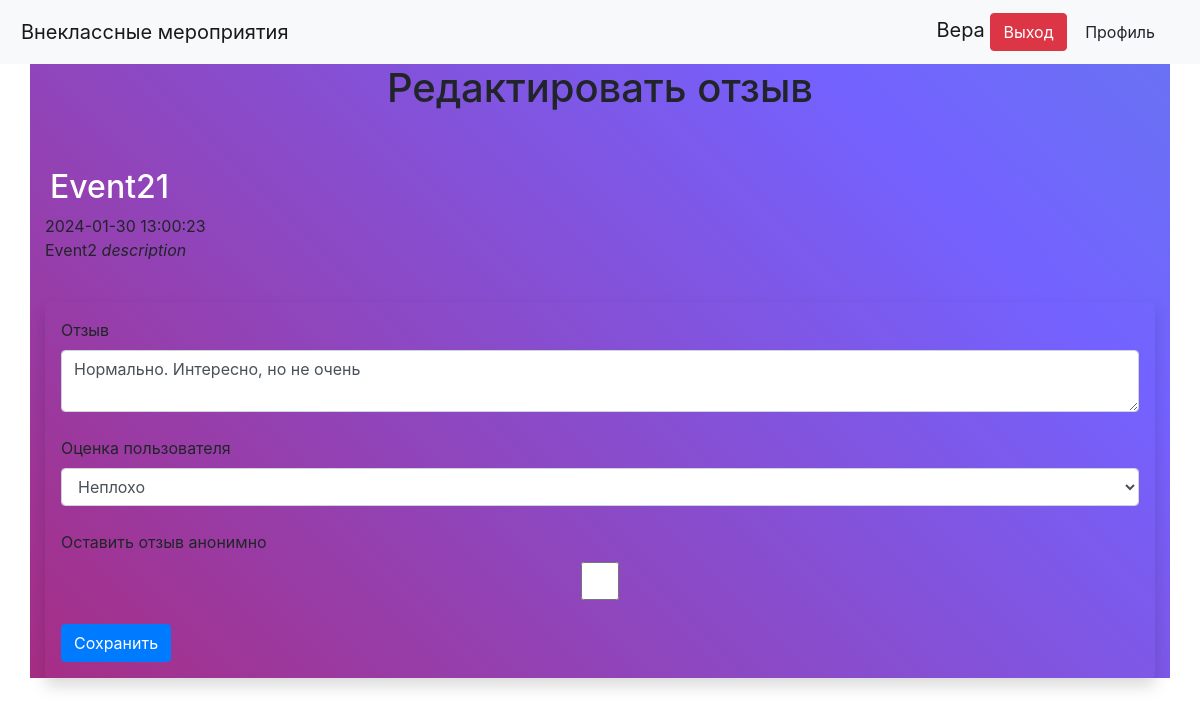
Page /feedbacks/edit/19 (signed in) on the committed database.
### data/users.py (models this page shows, shortened)
class User(SqlAlchemyBase, UserMixin):
    __tablename__ = 'users'
    id = db.Column(db.Integer, primary_key=True, autoincrement=True)
    name = db.Column(db.VARCHAR, nullable=True)
    email = db.Column(db.VARCHAR, index=True, unique=True, nullable=True)
    last_name = db.Column(db.VARCHAR, nullable=True)
    fathers_name = db.Column(db.VARCHAR, nullable=True)
    occupation = db.Column(db.VARCHAR, nullable=True)
    school_num = db.Column(db.VARCHAR, nullable=True)
    class_num = db.Column(db.VARCHAR, nullable=True)
    city = db.Column(db.VARCHAR, nullable=True)
    about = db.Column(db.VARCHAR, nullable=True)
    hashed_password = db.Column(db.VARCHAR, nullable=True)
    created_date = db.Column(db.DateTime, default=datetime.datetime.now)
    is_active = db.Column(db.CHAR, nullable=True)
    profile_picture = db.Column(db.VARCHAR, nullable=True)
    events = orm.relationship("Events", backref='event_poster')
    feedbacks = orm.relationship("Feedbacks", backref='feedback_poster')

### data/events.py (models this page shows)
class Events(SqlAlchemyBase):
    __tablename__ = 'events'
    id = db.Column(db.Integer, primary_key=True, autoincrement=True)
    title = db.Column(db.VARCHAR, nullable=False)
    description = db.Column(db.VARCHAR, nullable=False)
    event_picture = db.Column(db.VARCHAR, nullable=True)
    event_date_time = db.Column(db.DateTime, default=datetime.datetime.now)
    created_date = db.Column(db.DateTime, default=datetime.datetime.now)
    poster_id = db.Column(db.Integer, db.ForeignKey("users.id"))
    category_id = db.Column(db.Integer, db.ForeignKey("categories.id"))
    feedbacks = orm.relationship("Feedbacks", backref='event')

### data/feedbacks.py (models this page shows)
class Feedbacks(SqlAlchemyBase):
    __tablename__ = 'feedbacks'
    id = db.Column(db.Integer, primary_key=True, autoincrement=True)
    feedback = db.Column(db.VARCHAR, nullable=False)
    user_score = db.Column(db.VARCHAR, nullable=True)
    sentiment_score = db.Column(db.Integer, nullable=True)
    created_date = db.Column(db.DateTime, default=datetime.datetime.now)
    is_anonymous = db.Column(db.Boolean, default=False)
    poster_id = db.Column(db.Integer, db.ForeignKey("users.id"))
    event_id = db.Column(db.Integer, db.ForeignKey("events.id"))

### main.py (the view, shortened to what this page needs)
@app.route('/feedbacks/edit/<int:id>', methods=['GET', 'POST'])
def edit_feedback(id):
    form = FeedbackForm()
    db_sess = db_session.create_session()
    feedback = db_sess.query(Feedbacks).filter(Feedbacks.id == id).first()
    if id == feedback.poster_id or current_user.id == 1:
        form.feedback.data = feedback.feedback
        form.user_score.data = feedback.user_score
        form.is_anonymous.data = feedback.is_anonymous
    else:
        flash("Нельзя редактировать отзывы других пользователей")
    return render_template("edit_feedback.html", form=form, event=feedback.event)

### forms/feedback.py
class FeedbackForm(FlaskForm):
    feedback = TextAreaField("Отзыв", validators=[DataRequired()])
    user_score = SelectField("Оценка пользователя", choices=[(2, 'Нормально'), (3, 'Неплохо'), (4, 'Хорошо'), (5, 'Великолепно')])
    is_anonymous = BooleanField("Оставить отзыв анонимно")
    submit = SubmitField('Сохранить')

### data/db_session.py (called while the page is built)
def create_session() -> Session:
    global __factory
    return __factory()

### main.py (called while the page is built)
@login_manager.user_loader
def load_user(user_id):
    db_sess = db_session.create_session()
    return db_sess.query(User).get(user_id)

### templates/edit_feedback.html (shortened to what this page needs)
{% extends "base.html" %}
{% block content %}
{% if current_user.is_authenticated %}
	<h1>Редактировать отзыв</h1>
	<br/>
<h2><a href="{{ url_for('event', id=event.id)}}">{{ event.title }}</a></h2>
{{ event.event_date_time }}
{{ event.description|safe }}
	<div class="shadow p-3 mb-5 bg-body rounded">
		<form action="" method="POST">
			{{ form.feedback.label(class="form-label") }}
			{{ form.feedback(class="form-control") }}
			<br/>
			{{ form.user_score.label(class="form-label") }}
			{{ form.user_score(class="form-control") }}
			<br/>
			{{ form.is_anonymous.label(class="form-label") }}
			{{ form.is_anonymous(class="form-control") }}
			<br/>
			{{ form.submit(class="btn btn-primary") }}
		</form>
	</div>
{% else %}
	<h2> Для редактирования отзыва необходимо войти в систему...</h2>
	<a href="{{ url_for('login') }}">Вход в систему</a>
{% endif %}
{% endblock %}

### templates/base.html (shortened to what this page needs)
<!doctype html>
<html lang="en">
<head>
    <link rel="stylesheet"
          href="https://stackpath.bootstrapcdn.com/bootstrap/4.4.1/css/bootstrap.min.css"
>
    <link rel="stylesheet" type="text/css" href="{{url_for('static', filename='css/style.css')}}" />
    <link rel="stylesheet" type="text/css" href="{{url_for('static', filename='css/style_maps.css')}}" />
    <link rel="stylesheet" type="text/css" href="{{url_for('static', filename='css/style_def.css')}}" />
    <link rel="stylesheet" type="text/css" href="{{url_for('static', filename='css/info.css')}}" />
</head>
<body>
<header>
    <nav class="navbar navbar-light bg-light">
        <a class="navbar-brand" href="/">Внеклассные мероприятия</a>
        <div class="navbar-brand">
        {% if current_user.is_authenticated %}
                {{ current_user.name }}
                <a class="btn btn-danger" href="/logout" >Выход</a>
                <a class="btn" href="/profile" >Профиль</a>
        {% else %}
                <a class="btn btn-primary" href="/register">Зарегистрироваться</a>
                <a class="btn btn-success" href="/login">Войти</a>
        {% endif %}
        </div>
    </nav>
</header>
<main role="main" class="container">
    {% block content %}{% endblock %}
</main>
</body>
</html>

### static/css/style.css (style rules this page uses)
.container { height: 100%; width: 100%; background: linear-gradient(45deg, #d2001a, #7462ff, #23d5ab); background-size: 300% 300%; animation: color 12s ease-in-out infinite; }
a { color: #FFF; }

### static/css/style_maps.css (style rules this page uses)
a { text-align: center; padding: 5px; }
h1 { text-align: center; }

### static/css/style_def.css (style rules this page uses)
* { margin: 0; }

### rows in the picture
User: name "Вера"
Events: title "Event21", event_date_time "2024-01-30 13:00:23", description "Event2 description"
Feedbacks: feedback "Нормально. Интересно, но не очень", user_score "Неплохо"
